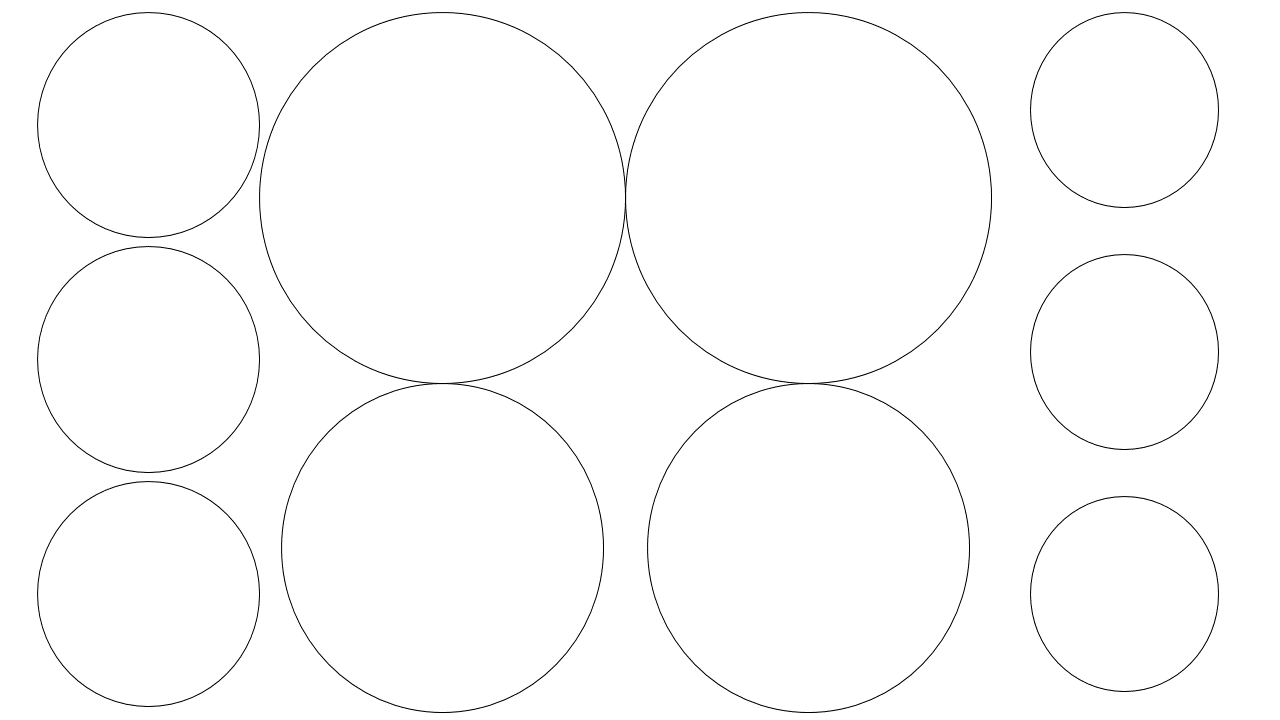
#> input picture img2/RF4.png, 1280 x 720 px
$ python main.py
#> lines starting #> are read from the running program, lines starting #| are printed output that depends on the picture; after the words box and inside, x2 and y2 are one past the last pixel; in counts of white or black regions, pixels touching at a corner belong together
import cv2

image = cv2.imread('img2/RF4.png')
#> image is the input picture: shape (720, 1280, 3); min 0, max 255, mean 252.7

gray = cv2.cvtColor(image, cv2.COLOR_BGR2GRAY)

blurred = cv2.GaussianBlur(gray, (5, 5), 0)

edges = cv2.Canny(blurred, 50, 150)
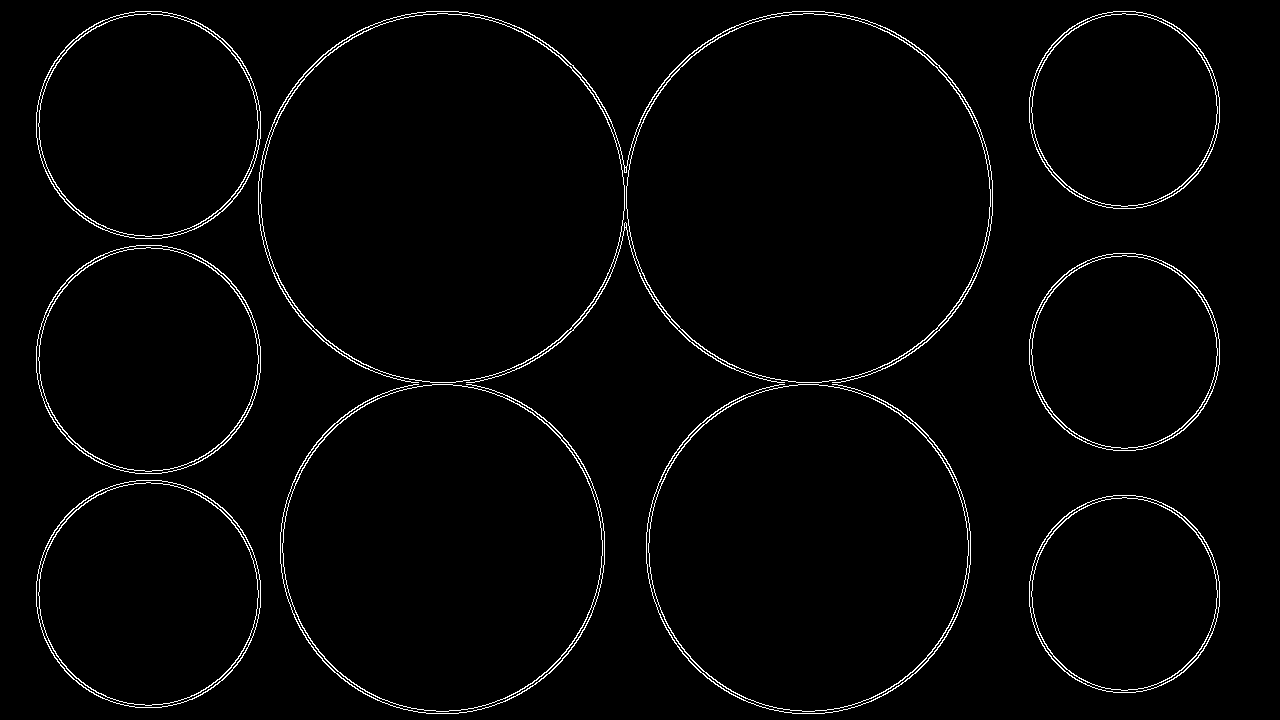
#> edges: shape (720, 1280); 2.1% white in thin lines or dots

contours, _= cv2.findContours(edges, cv2.RETR_EXTERNAL, cv2.CHAIN_APPROX_SIMPLE)
#> contours = 14 contours; largest, box (x1, y1, x2, y2) and area: (626, 13, 991, 383) 105179, (260, 13, 625, 383) 105175, (648, 384, 969, 712) 81883, (282, 384, 603, 712) 81881, (36, 245, 261, 474) 40424

contour_image = image.copy()

for contour in contours:

    moments = cv2.moments(contour)

    if moments["m00"] != 0:

        cX = int(moments["m10"] / moments["m00"])
        cY = int(moments["m01"] / moments["m00"])

        cv2.circle(contour_image, (cX, cY), 5, (0, 0, 0), -1)

        cv2.putText(contour_image, f"({cX}, {cY})", (cX - 50, cY - 10), cv2.FONT_HERSHEY_SIMPLEX, 0.5, (0, 0, 0), 2)
#> this loop made 14 passes
#> (cX, cY) on passes 1 to 12: (1124, 593), (148, 593), (808, 547), (807, 547), (442, 547), (440, 547), (1124, 351), (148, 359), (625, 321), (808, 197), (442, 197), (1124, 109)
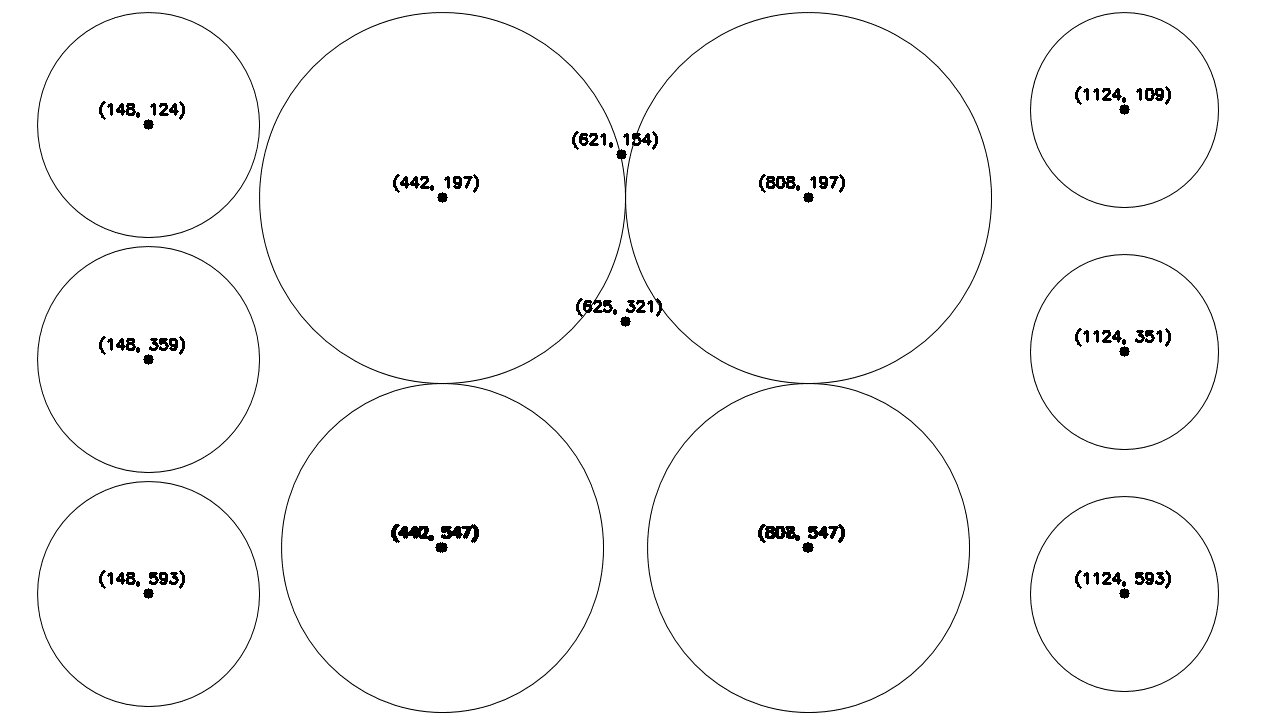
#> contour_image: shape (720, 1280, 3); 0.91% of pixels changed, all inside (x1, y1, x2, y2) = (99, 86, 1171, 599)

cv2.drawContours(contour_image, contours, -1, (0, 255, 0), 2)
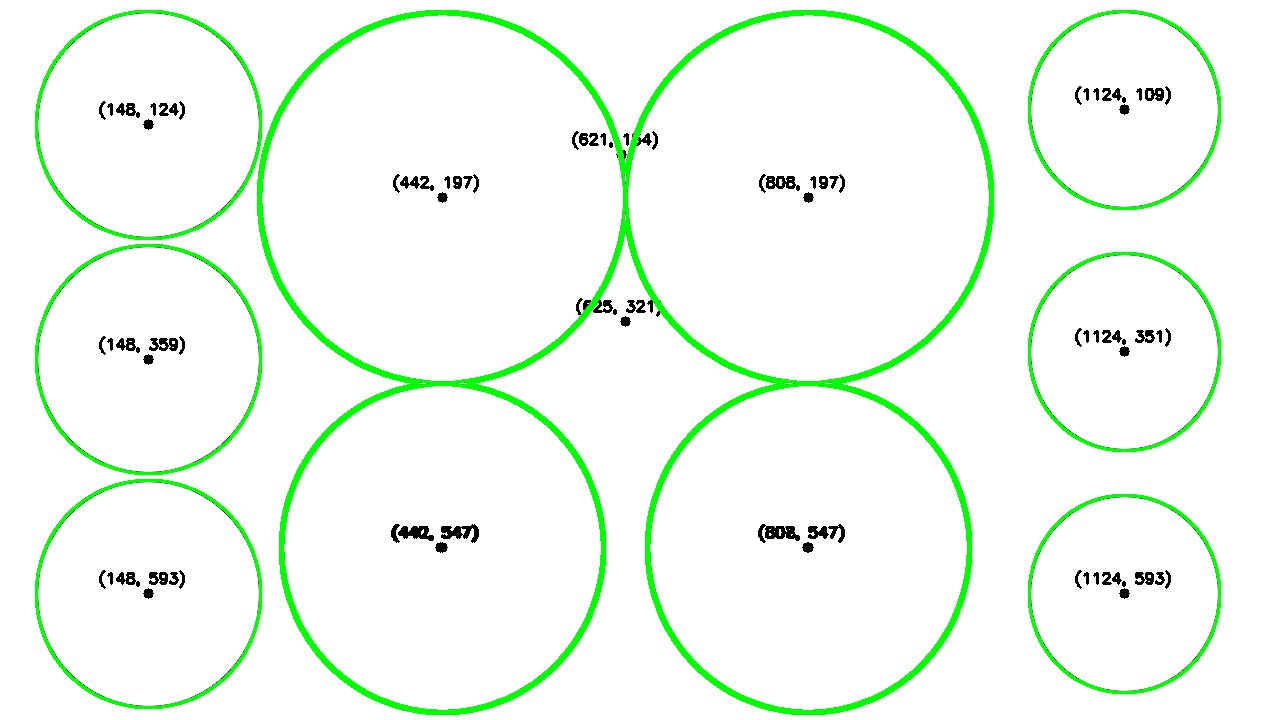
#> contour_image: shape (720, 1280, 3); 4.31% of pixels changed, all inside (x1, y1, x2, y2) = (35, 10, 1221, 715)

cv2.imshow('Image with Contours', contour_image)
cv2.waitKey(0)
cv2.destroyAllWindows()

$ run again, with img2/RF.jpg saved as img2/RF4.png
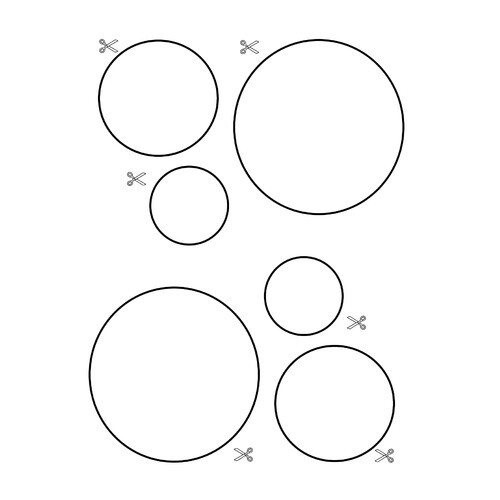
#> input picture img2/RF.jpg, 500 x 500 px
#> image is the input picture: shape (500, 500, 3); min 0, max 255, mean 249.9
#> `edges = cv2.Canny(blurred, 50, 150)`:
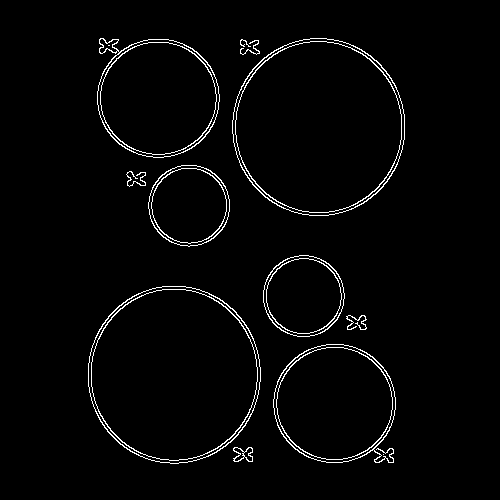
#> edges: shape (500, 500); 2.4% white in thin lines or dots, all inside (x1, y1, x2, y2) = (88, 38, 405, 464)
#> contours = 12 contours, 3 with area under 20; largest, box (x1, y1, x2, y2) and area: (232, 38, 405, 216) 24020, (88, 286, 261, 464) 24012, (97, 38, 220, 158) 11515, (273, 344, 396, 463) 11368, (263, 255, 345, 337) 5155
#> the loop `for contour in contours: ` made 12 passes
#> (cX, cY) on passes 2 to 9: (243, 454), (334, 403), (356, 321), (173, 374), (303, 295), (135, 178), (188, 205), (251, 47)
#> `cv2.drawContours(contour_image, contours, -1, (0, 255, 0), 2)`:
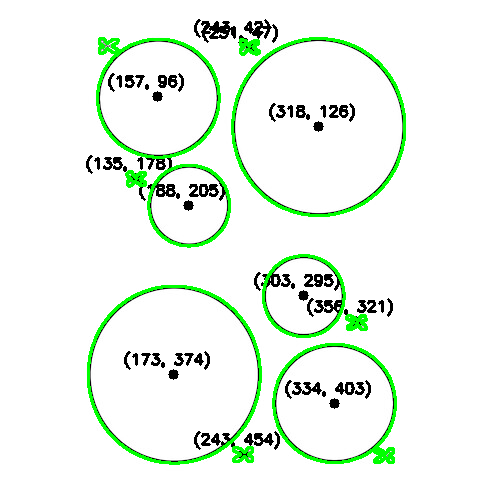
#> contour_image: shape (500, 500, 3); mean B, G, R 236.5, 246.5, 236.5
